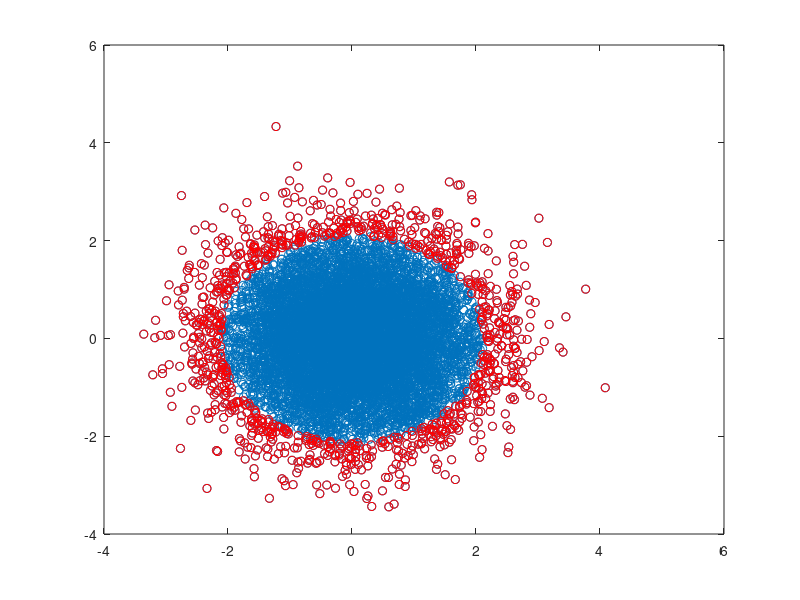

Write MATLAB code to recreate this figure.
%métricas
X=randn(10000,2)
[ nf nc ]=size(X)
media=mean(X)
for j=1:nf
    d(j)=norm(X(j,:)-media,2); %distancia del jésimo a la media
end
I1=prctile(d,90)
I2=find(d>=I1) %las coordenadas de las 10 peores distancias.

plot(X(:,1),X(:,2),'o')
hold on
plot(X(I2,1),X(I2,2),'or')
